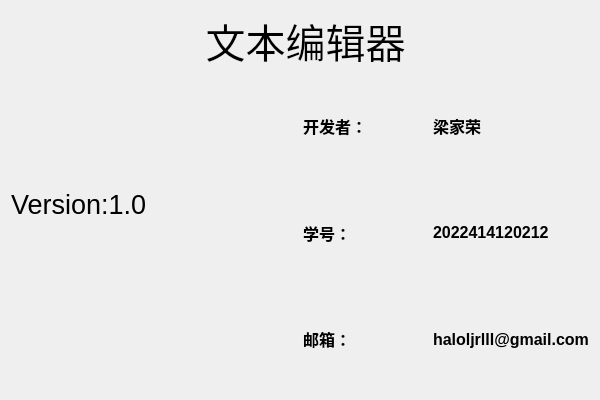
<?xml version="1.0" encoding="UTF-8"?>
<ui version="4.0">
 <class>AboutClass</class>
 <widget class="QDialog" name="AboutClass">
  <property name="geometry">
   <rect>
    <x>0</x>
    <y>0</y>
    <width>600</width>
    <height>400</height>
   </rect>
  </property>
  <property name="windowTitle">
   <string>关于</string>
  </property>
  <layout class="QVBoxLayout" name="verticalLayout_2">
   <item>
    <widget class="QLabel" name="label">
     <property name="font">
      <font>
       <pointsize>30</pointsize>
      </font>
     </property>
     <property name="text">
      <string> 文本编辑器</string>
     </property>
     <property name="alignment">
      <set>Qt::AlignCenter</set>
     </property>
    </widget>
   </item>
   <item>
    <layout class="QHBoxLayout" name="horizontalLayout">
     <item>
      <layout class="QVBoxLayout" name="verticalLayout" stretch="5,1">
       <item>
        <widget class="QLabel" name="label_7">
         <property name="font">
          <font>
           <pointsize>20</pointsize>
          </font>
         </property>
         <property name="text">
          <string>Version:1.0</string>
         </property>
        </widget>
       </item>
       <item>
        <widget class="QLabel" name="label_8">
         <property name="styleSheet">
          <string notr="true"/>
         </property>
         <property name="text">
          <string/>
         </property>
        </widget>
       </item>
      </layout>
     </item>
     <item>
      <layout class="QGridLayout" name="gridLayout">
       <item row="0" column="0">
        <widget class="QLabel" name="label_2">
         <property name="font">
          <font>
           <pointsize>12</pointsize>
           <bold>true</bold>
          </font>
         </property>
         <property name="text">
          <string>开发者：</string>
         </property>
        </widget>
       </item>
       <item row="0" column="1">
        <widget class="QLabel" name="label_3">
         <property name="font">
          <font>
           <pointsize>12</pointsize>
           <bold>true</bold>
          </font>
         </property>
         <property name="text">
          <string>梁家荣</string>
         </property>
        </widget>
       </item>
       <item row="1" column="0">
        <widget class="QLabel" name="label_4">
         <property name="font">
          <font>
           <pointsize>12</pointsize>
           <bold>true</bold>
          </font>
         </property>
         <property name="text">
          <string>学号：</string>
         </property>
        </widget>
       </item>
       <item row="1" column="1">
        <widget class="QLabel" name="label_5">
         <property name="font">
          <font>
           <pointsize>12</pointsize>
           <bold>true</bold>
          </font>
         </property>
         <property name="text">
          <string>2022414120212</string>
         </property>
        </widget>
       </item>
       <item row="2" column="1">
        <widget class="QLabel" name="label_6">
         <property name="font">
          <font>
           <pointsize>12</pointsize>
           <bold>true</bold>
          </font>
         </property>
         <property name="text">
          <string>haloljrlll@gmail.com</string>
         </property>
        </widget>
       </item>
       <item row="2" column="0">
        <widget class="QLabel" name="label_9">
         <property name="font">
          <font>
           <pointsize>12</pointsize>
           <bold>true</bold>
          </font>
         </property>
         <property name="text">
          <string>邮箱：</string>
         </property>
        </widget>
       </item>
      </layout>
     </item>
    </layout>
   </item>
  </layout>
 </widget>
 <layoutdefault spacing="6" margin="11"/>
 <resources/>
 <connections/>
</ui>
